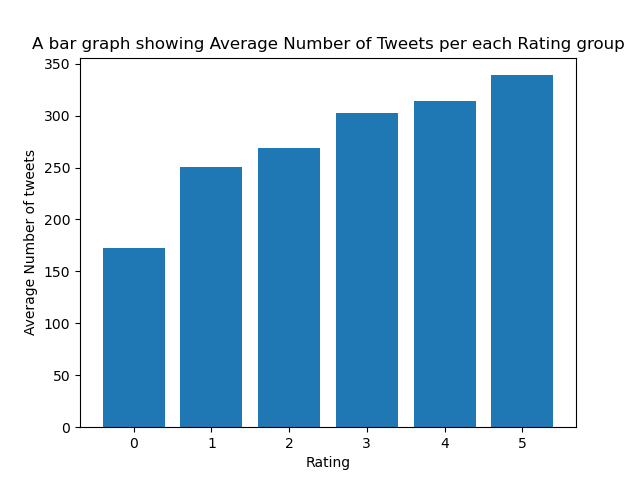

Here is the Python script that generated this plot:
import os
import json
import pandas as pd
import matplotlib.pyplot as plt 

def task5():
    #Opening our reviews file and extracting it into a dataframe
    folder = '/course/data/a1/'
    reviews_df = pd.read_json(folder +'reviews/HealthStory.json')

    #Opening our tweets file
    with open(folder + 'engagements/HealthStory.json') as json_file:
        tweet_json = json.load(json_file)
    
    #Creating rows for tweets dataframe
    df_rows = []

    #Looping through each article 
    for news_id in tweet_json:
        #finding the rating from the news id 
        rating = reviews_df.loc[reviews_df['news_id'] == news_id]['rating'].item()

        #Finding all unique tweets
        set_t = set()
        for tweets in tweet_json[news_id]["tweets"]:
            set_t.add(tweets)
        for tweets in tweet_json[news_id]["retweets"]:
            set_t.add(tweets)

        #Totaling the unique tweets
        total_tweets = len(set_t)

        #Appending this to our rows
        df_rows.append({
            'news_id':news_id,
            'rating':rating,
            'total_tweets':total_tweets
        })

    #Creating our dataframe
    df = pd.DataFrame(df_rows)

    #Our x values for our graph is all the ratings
    #ratings are all integers from 0 to 5
    x =[0,1,2,3,4,5]

    #Loop through all our x values
    #For every news id with x rating, find the mean of the tweets
    y =[df.loc[df['rating']==r]['total_tweets'].mean() for r in x]

    #Plot our bar graph
    plt.bar(x, y)

    #Naming our Axis and Title
    plt.xlabel('Rating')
    plt.ylabel('Average Number of tweets')
    plt.title('A bar graph showing Average Number of Tweets per each Rating group')

    #Saving our graph
    plt.savefig('task5.png')
    plt.show()
    plt.close()



    return
